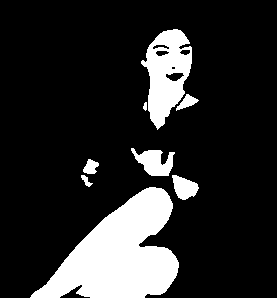
#> input picture python_stuff/Face_Dataset/Ground_Truth/GroundT_FacePhoto/0520962400.png, 277 x 298 px; its folder holds 4 pictures in this run
$ python resize_sem_seg.py
#> lines starting #> are read from the running program, lines starting #| are printed output that depends on the picture
# resize_sem_seg.py
from PIL import Image
import os
# path = "Face_Dataset/Pratheepan_Dataset/FacePhoto"
path = "Face_Dataset/Ground_Truth/GroundT_FacePhoto"
total = len(os.listdir(path))
i = 0
x = 750
y = 500
# new_path = "Face_Dataset.1/FacePhoto/Real"
new_path = "Face_Dataset.1/FacePhoto/BW"
paths = []
# for path in paths:
for filename in os.listdir(path):
    if (filename != ".DS_Store"):
        image = Image.open(path + "/" + filename)
#> image is the input picture: PIL image 277x298 RGBA; mean R, G, B, A 42.1, 42.1, 42.1, 255
        image = image.resize((x, y))
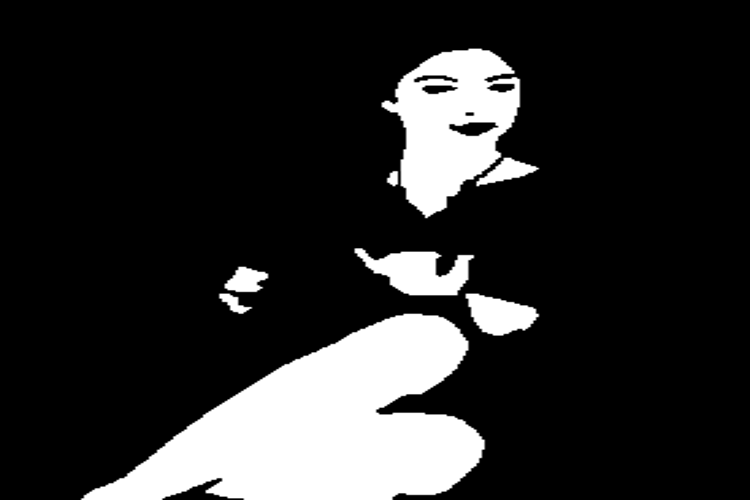
#> image: PIL image 750x500 RGBA; mean R, G, B, A 42.1, 42.1, 42.1, 255
        image = image.convert("RGB")
#> image: PIL image 750x500 RGB
        image.save(new_path + "/" + filename, "JPEG", optimize=True)
        print(filename + ": " + str(i) + "/" + str(total))
    i += 1
#> pass 2 of the loop `for filename in os.listdir(path):`:
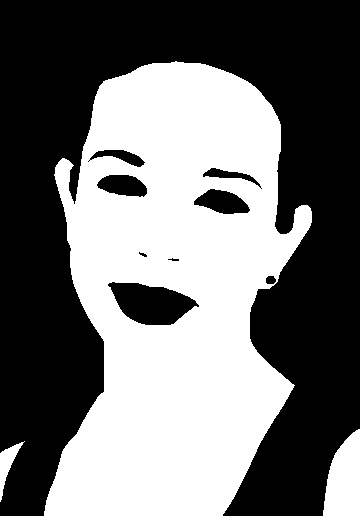
#> input picture python_stuff/Face_Dataset/Ground_Truth/GroundT_FacePhoto/06Apr03Face.png, 360 x 516 px
#> image is the input picture: PIL image 360x516 RGBA; mean R, G, B, A 113.7, 113.7, 113.7, 255
#> `image = image.resize((x, y))`:
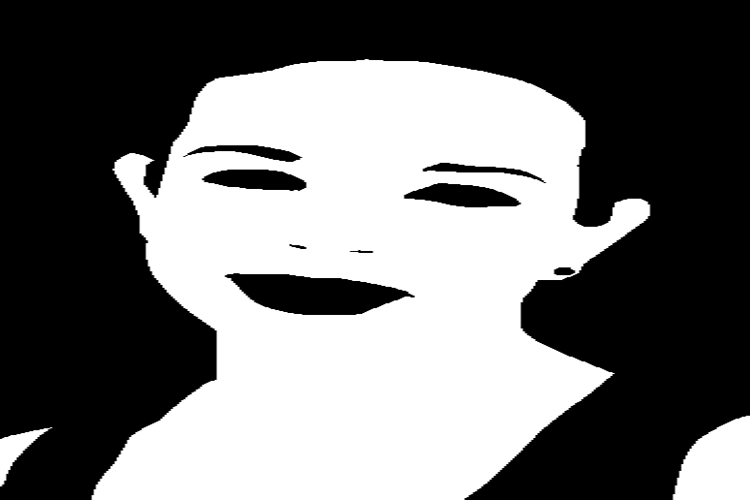
#> image: PIL image 750x500 RGBA; mean R, G, B, A 113.6, 113.6, 113.6, 255
#> pass 3 of the loop `for filename in os.listdir(path):`:
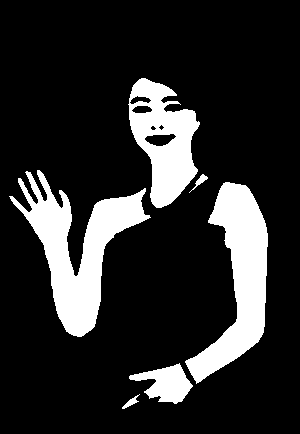
#> input picture python_stuff/Face_Dataset/Ground_Truth/GroundT_FacePhoto/124511719065943_2.png, 300 x 434 px
#> image is the input picture: PIL image 300x434 RGBA; mean R, G, B, A 43.4, 43.4, 43.4, 255
#> `image = image.resize((x, y))`:
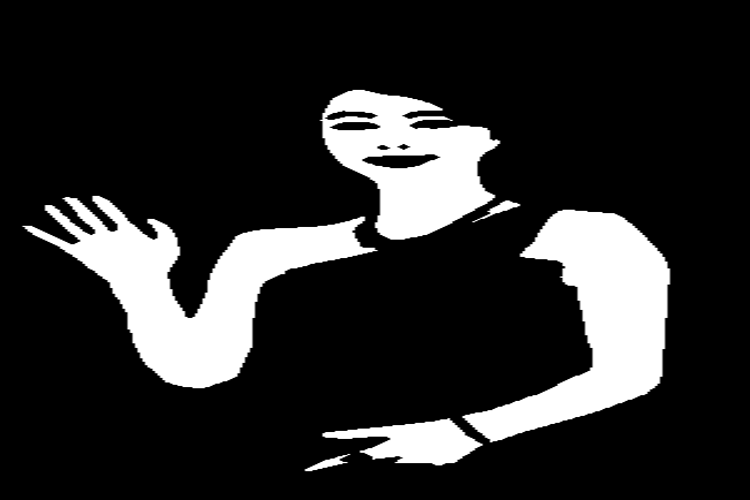
#> image: PIL image 750x500 RGBA; mean R, G, B, A 43.4, 43.4, 43.4, 255
#> the loop made 4 passes; the first 3 are shown

#> (the run stopped early here; a loop or call above may not have finished)
